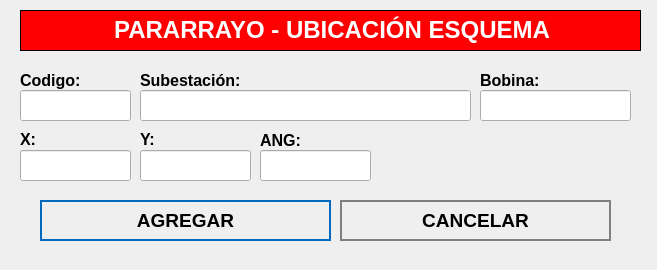
<?xml version="1.0" encoding="UTF-8"?>
<ui version="4.0">
 <class>NewBook</class>
 <widget class="QWidget" name="NewBook">
  <property name="geometry">
   <rect>
    <x>0</x>
    <y>0</y>
    <width>657</width>
    <height>270</height>
   </rect>
  </property>
  <property name="windowTitle">
   <string>Nuevo Registro</string>
  </property>
  <property name="styleSheet">
   <string notr="true">QPushButton
{	
	height: 2em;
 	border-style: solid;
	border-width: 2px;
 	border-color: grey;
	font-weight: bold;
}

QPushButton:hover
{
   	background-color:grey;
	color:white;
}</string>
  </property>
  <widget class="QLabel" name="label">
   <property name="geometry">
    <rect>
     <x>20</x>
     <y>10</y>
     <width>621</width>
     <height>41</height>
    </rect>
   </property>
   <property name="font">
    <font>
     <underline>false</underline>
    </font>
   </property>
   <property name="autoFillBackground">
    <bool>false</bool>
   </property>
   <property name="styleSheet">
    <string notr="true">background-color: red;</string>
   </property>
   <property name="frameShape">
    <enum>QFrame::Box</enum>
   </property>
   <property name="text">
    <string>&lt;html&gt;&lt;head/&gt;&lt;body&gt;&lt;p align=&quot;center&quot;&gt;&lt;span style=&quot; font-size:18pt; font-weight:600; color:#ffffff;&quot;&gt;PARARRAYO - UBICACIÓN ESQUEMA&lt;/span&gt;&lt;/p&gt;&lt;/body&gt;&lt;/html&gt;</string>
   </property>
  </widget>
  <widget class="QLabel" name="label_autoriza">
   <property name="geometry">
    <rect>
     <x>20</x>
     <y>70</y>
     <width>101</width>
     <height>21</height>
    </rect>
   </property>
   <property name="text">
    <string>&lt;html&gt;&lt;head/&gt;&lt;body&gt;&lt;p&gt;&lt;span style=&quot; font-size:12pt; font-weight:600;&quot;&gt;Codigo:&lt;/span&gt;&lt;/p&gt;&lt;/body&gt;&lt;/html&gt;</string>
   </property>
  </widget>
  <widget class="QLineEdit" name="inputCodigo">
   <property name="geometry">
    <rect>
     <x>20</x>
     <y>90</y>
     <width>111</width>
     <height>31</height>
    </rect>
   </property>
   <property name="font">
    <font>
     <pointsize>12</pointsize>
    </font>
   </property>
  </widget>
  <widget class="QLineEdit" name="inputSubestacion">
   <property name="geometry">
    <rect>
     <x>140</x>
     <y>90</y>
     <width>331</width>
     <height>31</height>
    </rect>
   </property>
   <property name="font">
    <font>
     <pointsize>12</pointsize>
    </font>
   </property>
  </widget>
  <widget class="QPushButton" name="addButton">
   <property name="geometry">
    <rect>
     <x>40</x>
     <y>200</y>
     <width>291</width>
     <height>41</height>
    </rect>
   </property>
   <property name="font">
    <font>
     <pointsize>14</pointsize>
     <weight>75</weight>
     <bold>true</bold>
    </font>
   </property>
   <property name="cursor">
    <cursorShape>PointingHandCursor</cursorShape>
   </property>
   <property name="styleSheet">
    <string notr="true">QPushButton
{	
	height: 2em;
 	border-style: solid;
	border-width: 2px;
 	border-color: #0069c0;
	font-weight: bold;
}

QPushButton:hover
{
   	background-color:#0069c0;
	color:white;
}</string>
   </property>
   <property name="text">
    <string>AGREGAR</string>
   </property>
   <property name="icon">
    <iconset>
     <normaloff>../assets/icons/add-icon.png</normaloff>../assets/icons/add-icon.png</iconset>
   </property>
   <property name="iconSize">
    <size>
     <width>30</width>
     <height>30</height>
    </size>
   </property>
   <property name="autoDefault">
    <bool>true</bool>
   </property>
   <property name="default">
    <bool>true</bool>
   </property>
   <property name="flat">
    <bool>true</bool>
   </property>
  </widget>
  <widget class="QPushButton" name="cancelButton">
   <property name="geometry">
    <rect>
     <x>340</x>
     <y>200</y>
     <width>271</width>
     <height>41</height>
    </rect>
   </property>
   <property name="font">
    <font>
     <pointsize>14</pointsize>
     <weight>75</weight>
     <bold>true</bold>
    </font>
   </property>
   <property name="cursor">
    <cursorShape>PointingHandCursor</cursorShape>
   </property>
   <property name="styleSheet">
    <string notr="true">QPushButton
{	
	height: 2em;
 	border-style: solid;
	border-width: 2px;
 	border-color: grey;
	font-weight: bold;
}

QPushButton:hover
{
   	background-color:grey;
	color:white;
}</string>
   </property>
   <property name="text">
    <string>CANCELAR</string>
   </property>
   <property name="icon">
    <iconset>
     <normaloff>../assets/icons/cancel-icon.png</normaloff>../assets/icons/cancel-icon.png</iconset>
   </property>
   <property name="iconSize">
    <size>
     <width>30</width>
     <height>30</height>
    </size>
   </property>
   <property name="autoDefault">
    <bool>true</bool>
   </property>
   <property name="default">
    <bool>true</bool>
   </property>
   <property name="flat">
    <bool>true</bool>
   </property>
  </widget>
  <widget class="QLabel" name="label_aquienVisita">
   <property name="geometry">
    <rect>
     <x>140</x>
     <y>70</y>
     <width>191</width>
     <height>21</height>
    </rect>
   </property>
   <property name="text">
    <string>&lt;html&gt;&lt;head/&gt;&lt;body&gt;&lt;p&gt;&lt;span style=&quot; font-size:12pt; font-weight:600;&quot;&gt;Subestación:&lt;/span&gt;&lt;/p&gt;&lt;/body&gt;&lt;/html&gt;</string>
   </property>
  </widget>
  <widget class="QLabel" name="label_horaIngreso">
   <property name="geometry">
    <rect>
     <x>20</x>
     <y>130</y>
     <width>71</width>
     <height>16</height>
    </rect>
   </property>
   <property name="text">
    <string>&lt;html&gt;&lt;head/&gt;&lt;body&gt;&lt;p&gt;&lt;span style=&quot; font-size:12pt; font-weight:600;&quot;&gt;X:&lt;/span&gt;&lt;/p&gt;&lt;/body&gt;&lt;/html&gt;</string>
   </property>
  </widget>
  <widget class="QLabel" name="label_horaSalida">
   <property name="geometry">
    <rect>
     <x>140</x>
     <y>130</y>
     <width>81</width>
     <height>16</height>
    </rect>
   </property>
   <property name="text">
    <string>&lt;html&gt;&lt;head/&gt;&lt;body&gt;&lt;p&gt;&lt;span style=&quot; font-size:12pt; font-weight:600;&quot;&gt;Y:&lt;/span&gt;&lt;/p&gt;&lt;/body&gt;&lt;/html&gt;</string>
   </property>
  </widget>
  <widget class="QLineEdit" name="inputX">
   <property name="geometry">
    <rect>
     <x>20</x>
     <y>150</y>
     <width>111</width>
     <height>31</height>
    </rect>
   </property>
   <property name="font">
    <font>
     <pointsize>12</pointsize>
    </font>
   </property>
  </widget>
  <widget class="QLineEdit" name="inputY">
   <property name="geometry">
    <rect>
     <x>140</x>
     <y>150</y>
     <width>111</width>
     <height>31</height>
    </rect>
   </property>
   <property name="font">
    <font>
     <pointsize>12</pointsize>
    </font>
   </property>
  </widget>
  <widget class="QLineEdit" name="inputBobina">
   <property name="geometry">
    <rect>
     <x>480</x>
     <y>90</y>
     <width>151</width>
     <height>31</height>
    </rect>
   </property>
   <property name="font">
    <font>
     <pointsize>12</pointsize>
    </font>
   </property>
  </widget>
  <widget class="QLabel" name="label_motivoVisita_3">
   <property name="geometry">
    <rect>
     <x>480</x>
     <y>70</y>
     <width>161</width>
     <height>21</height>
    </rect>
   </property>
   <property name="text">
    <string>&lt;html&gt;&lt;head/&gt;&lt;body&gt;&lt;p&gt;&lt;span style=&quot; font-size:12pt; font-weight:600;&quot;&gt;Bobina:&lt;/span&gt;&lt;/p&gt;&lt;/body&gt;&lt;/html&gt;</string>
   </property>
  </widget>
  <widget class="QLabel" name="label_motivoVisita_2">
   <property name="geometry">
    <rect>
     <x>260</x>
     <y>130</y>
     <width>101</width>
     <height>21</height>
    </rect>
   </property>
   <property name="text">
    <string>&lt;html&gt;&lt;head/&gt;&lt;body&gt;&lt;p&gt;&lt;span style=&quot; font-size:12pt; font-weight:600;&quot;&gt;ANG:&lt;/span&gt;&lt;/p&gt;&lt;/body&gt;&lt;/html&gt;</string>
   </property>
  </widget>
  <widget class="QLineEdit" name="inputANG">
   <property name="geometry">
    <rect>
     <x>260</x>
     <y>150</y>
     <width>111</width>
     <height>31</height>
    </rect>
   </property>
   <property name="font">
    <font>
     <pointsize>12</pointsize>
    </font>
   </property>
  </widget>
 </widget>
 <tabstops>
  <tabstop>inputCodigo</tabstop>
  <tabstop>inputSubestacion</tabstop>
  <tabstop>addButton</tabstop>
  <tabstop>cancelButton</tabstop>
 </tabstops>
 <resources/>
 <connections/>
</ui>
